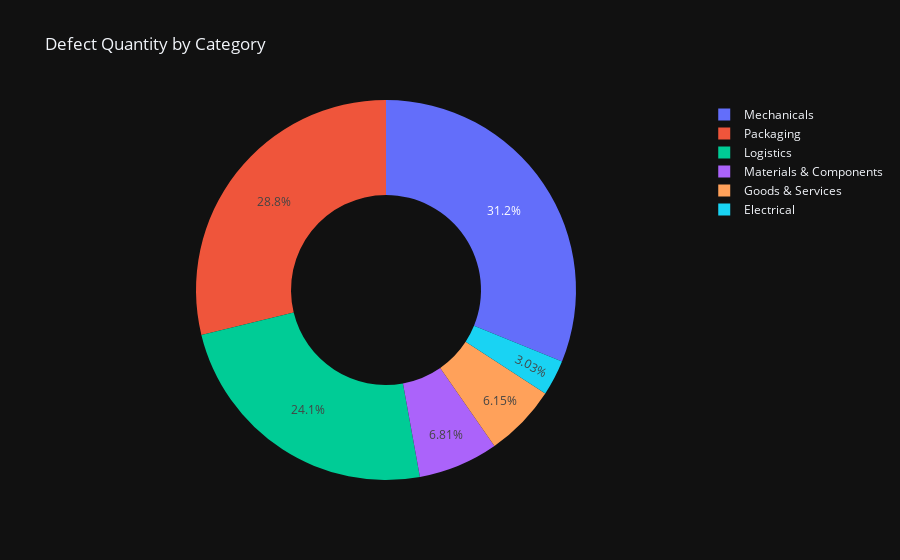

The notebook cell this image was saved under:
### Code cell
import plotly.express as px
# Create a pie chart using plotly to visualize the defect quantity by category
fig = px.pie(category_analysis_sorted, 
             values='Defect Qty', 
             names='Category',
             title='Defect Quantity by Category',
             hole=0.5,
            template='plotly_dark')

# Show the pie chart
fig.show()

### Figure 1 — Plotly figure (JSON) as saved in the notebook; plotly's stock layout.template omitted (floating-point values rounded to 4 significant figures)
{"data": [{"domain": {"x": [0, 1], "y": [0, 1]}, "hole": 0.5, "hovertemplate": "Category=%{label}<br>Defect Qty=%{value}<extra></extra>", "labels": ["Mechanicals", "Packaging", "Logistics", "Materials & Components", "Goods & Services", "Electrical"], "legendgroup": "", "name": "", "showlegend": true, "type": "pie", "values": [16989072, 15705616, 13122995, 3714589, 3356864, 1650080]}], "layout": {"autosize": true, "legend": {"tracegroupgap": 0}, "title": {"text": "Defect Quantity by Category"}}}
